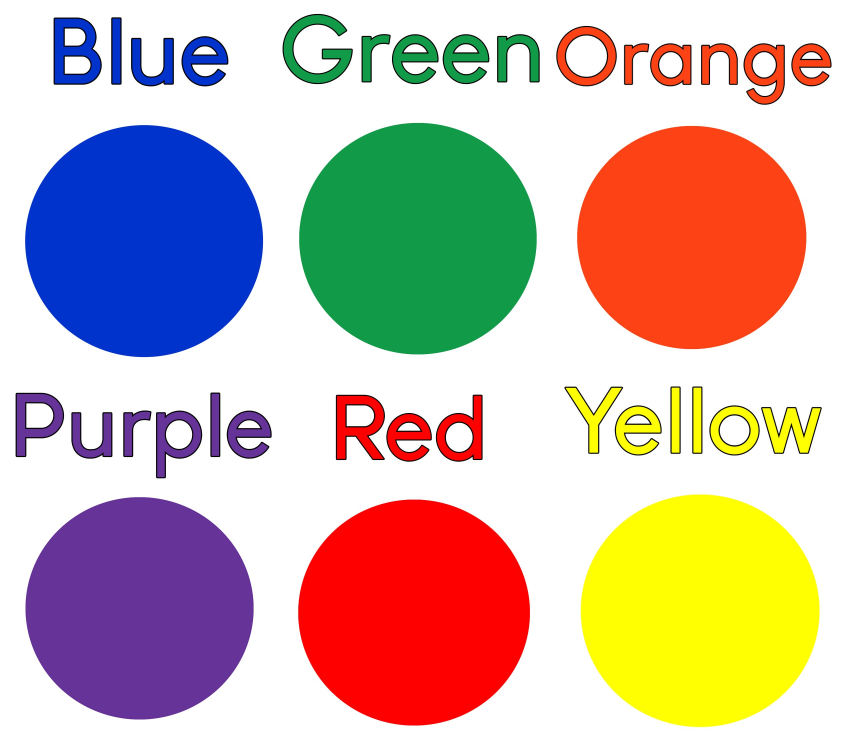
#> input picture color.jpg, 2550 x 2245 px (shown at 1/3 size)
$ jupyter execute ExtractColorFromImage.ipynb
#> lines starting #> are read from the running program, lines starting #| are printed output that depends on the picture; after the words box and inside, x2 and y2 are one past the last pixel; in counts of white or black regions, pixels touching at a corner belong together
[cell 1]
import cv2
from matplotlib import pyplot as plt
import numpy as np
#to determine lowaer and upper hsv for color
def hsv(color):
    if color == "green":
        green = np.uint8([[[0,255,0]]])
        hsv_green =cv2.cvtColor(green , cv2.COLOR_BGR2HSV)
        print("green =  " , hsv_green)
        return hsv_green
    elif color =="blue" :
        blue = np.uint8([[[255,0,0]]])
        hsv_blue =cv2.cvtColor(blue , cv2.COLOR_BGR2HSV)
        print("blue =  " ,hsv_blue)
        return blue
    elif color =="red" :
        red = np.uint8([[[255,0,0]]])
        hsv_red =cv2.cvtColor(red , cv2.COLOR_BGR2HSV)
        print("red =  " , hsv_red)
        return red

color_dict_HSV = {'black': [[180, 255, 30], [0, 0, 0]],
              'white': [[180, 18, 255], [0, 0, 231]],
              'red1': [[180, 255, 255], [159, 50, 70]],
              'red2': [[9, 255, 255], [0, 50, 70]],
              'green': [[89, 255, 255], [36, 50, 70]],
              'blue': [[128, 255, 255], [90, 50, 70]],
              'yellow': [[35, 255, 255], [25, 50, 70]],
              'purple': [[158, 255, 255], [129, 50, 70]],
              'orange': [[24, 255, 255], [10, 50, 70]],
              'gray': [[180, 18, 230], [0, 0, 40]]
                 }

img = cv2.imread("color.jpg" )
#> img is the input picture: shape (2245, 2550, 3); mean B, G, R 172.5, 182.8, 203.3
hsv('green')
hsv('blue')
hsv('red')

plt.imshow(img)
plt.show()

[cell 2]
#detect blue  in image
import cv2
from matplotlib import pyplot as plt
img = cv2.imread("color.jpg" )
#green = hsv("green")
hsv =cv2.cvtColor(img ,cv2.COLOR_BGR2HSV)
#> hsv: shape (2245, 2550, 3); mean H, S, V 30.6, 104.9, 232.6

#define range for blue color in img
lower_blue = np.array([110,50,50])
upper_blue =np.array([130,255,255])

# Threshold the HSV image to get only blue colors
mask = cv2.inRange(hsv, lower_blue, upper_blue)
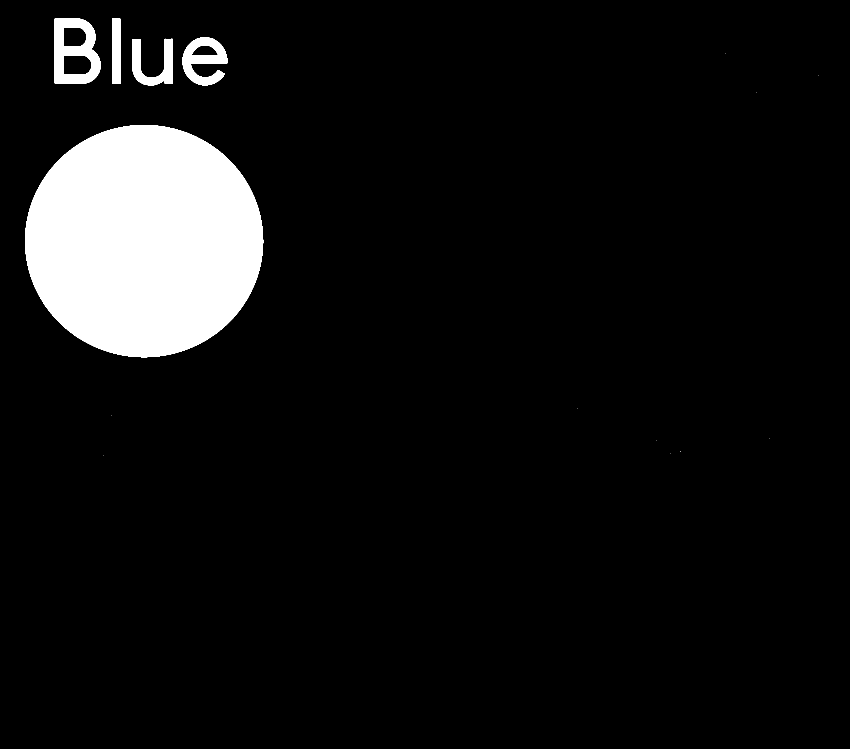
#> mask: shape (2245, 2550) (shown at 1/3 size); 7.5% white; 15 white regions (10 under 20 px), largest, box (x1, y1, x2, y2) and area: (75, 375, 790, 1072) 390879, (164, 56, 302, 251) 15648, (548, 112, 682, 256) 10318, (396, 116, 518, 256) 8171, (337, 55, 362, 251) 4893

# Bitwise-AND mask and original image
res = cv2.bitwise_and(img,img, mask= mask)
imge =cv2.cvtColor(img ,cv2.COLOR_BGR2RGB)

plt.imshow(imge)
plt.show()
maske =cv2.cvtColor(mask ,cv2.COLOR_BGR2RGB)

plt.imshow(maske)
plt.show()
result =cv2.cvtColor(res ,cv2.COLOR_BGR2RGB)
plt.imshow(result)
plt.show()

[cell 3]
#detect red color in image
import cv2
from matplotlib import pyplot as plt
img = cv2.imread("color.jpg" )
#green = hsv("green")
hsv =cv2.cvtColor(img ,cv2.COLOR_BGR2HSV)

#define range for blue color in img
lower_red = np.array([0,50,50]) #example value
upper_red = np.array([10,255,255]) #example value

# Threshold the HSV image to get only blue colors
mask = cv2.inRange(hsv, lower_red, upper_red)
#> mask: shape (2245, 2550); 14.2% white; 58 white regions (47 under 20 px), largest, box (x1, y1, x2, y2) and area: (894, 1498, 1590, 2177) 369037, (1731, 377, 2419, 1048) 362761, (1010, 1187, 1152, 1378) 13417

# Bitwise-AND mask and original image
res = cv2.bitwise_and(img,img, mask= mask)
imge =cv2.cvtColor(img ,cv2.COLOR_BGR2RGB)

plt.imshow(imge)
plt.show()
maske =cv2.cvtColor(mask ,cv2.COLOR_BGR2RGB)

plt.imshow(maske)
plt.show()
result =cv2.cvtColor(res ,cv2.COLOR_BGR2RGB)
plt.imshow(result)
plt.show()

[cell 4]
#detect green color in image
import cv2
from matplotlib import pyplot as plt
img = cv2.imread("color.jpg" )
#green = hsv("green")
hsv =cv2.cvtColor(img ,cv2.COLOR_BGR2HSV)

#define range for blue color in img
lower_green = np.array([36,25,25]) #example value
upper_green = np.array([86,255,255]) #example value

# Threshold the HSV image to get only blue colors
mask = cv2.inRange(hsv, lower_green, upper_green)
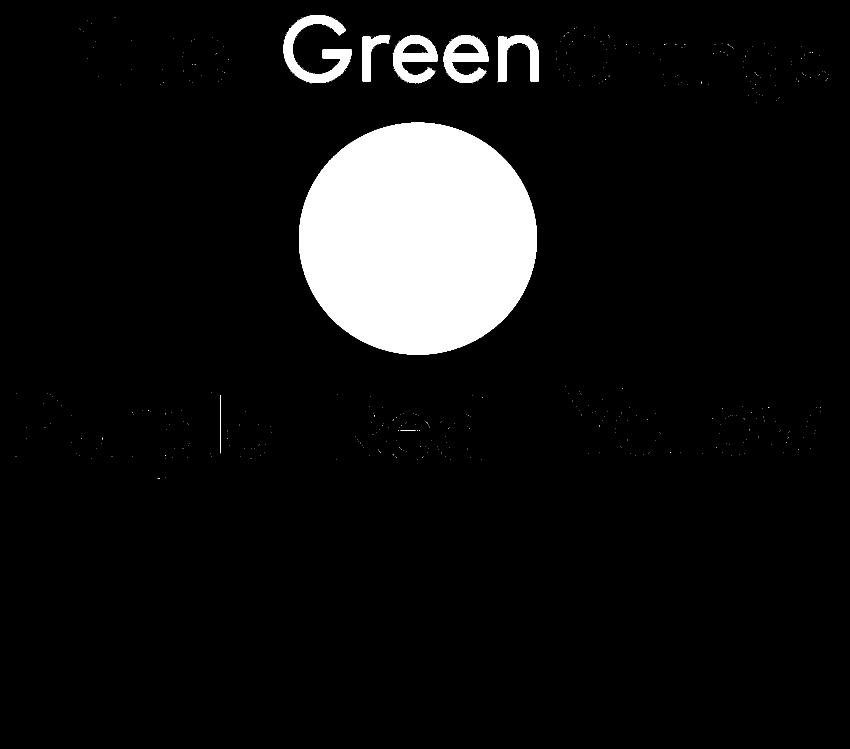
#> mask: shape (2245, 2550) (shown at 1/3 size); 7.7% white; 610 white regions (602 under 20 px), largest, box (x1, y1, x2, y2) and area: (897, 368, 1611, 1064) 390572, (851, 45, 1055, 249) 15113, (1179, 106, 1313, 250) 10163

# Bitwise-AND mask and original image
res = cv2.bitwise_and(img,img, mask= mask)
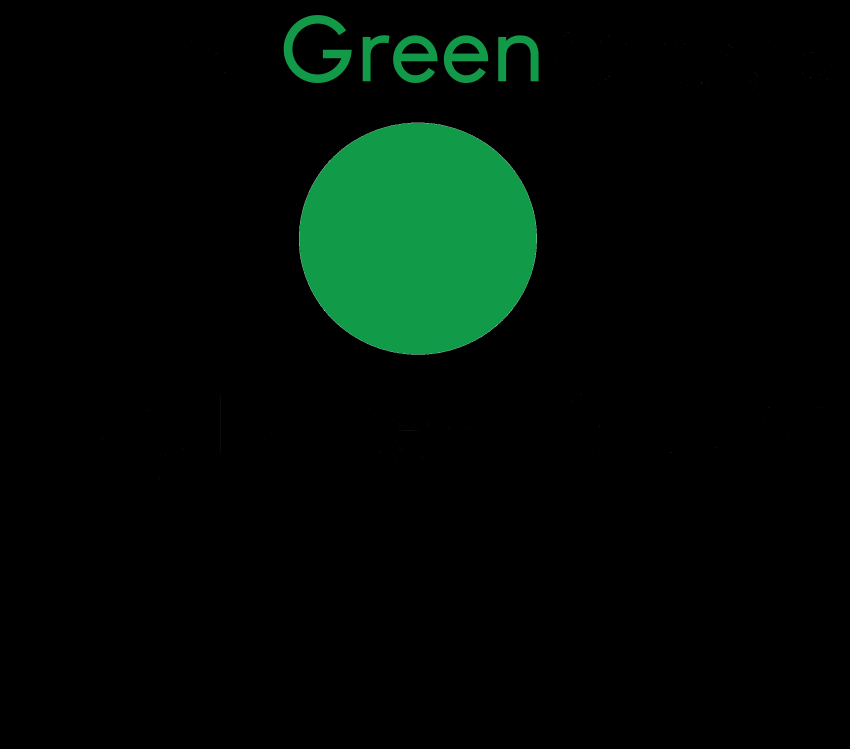
#> res: shape (2245, 2550, 3) (shown at 1/3 size); mean B, G, R 5.6, 11.8, 1.4
imge =cv2.cvtColor(img ,cv2.COLOR_BGR2RGB)

plt.imshow(imge)
plt.show()
maske =cv2.cvtColor(mask ,cv2.COLOR_BGR2RGB)

plt.imshow(maske)
plt.show()
result =cv2.cvtColor(res ,cv2.COLOR_BGR2RGB)
plt.imshow(result)
plt.show()

[cell 5]
#detect yellow color in image
import cv2
from matplotlib import pyplot as plt
img = cv2.imread("color.jpg" )
#green = hsv("green")
hsv =cv2.cvtColor(img ,cv2.COLOR_BGR2HSV)

#define range for blue color in img
yellow_lower = np.array([20, 100, 100])
yellow_upper = np.array([30, 255, 255])

# Threshold the HSV image to get only blue colors
mask = cv2.inRange(hsv, yellow_lower,yellow_upper)
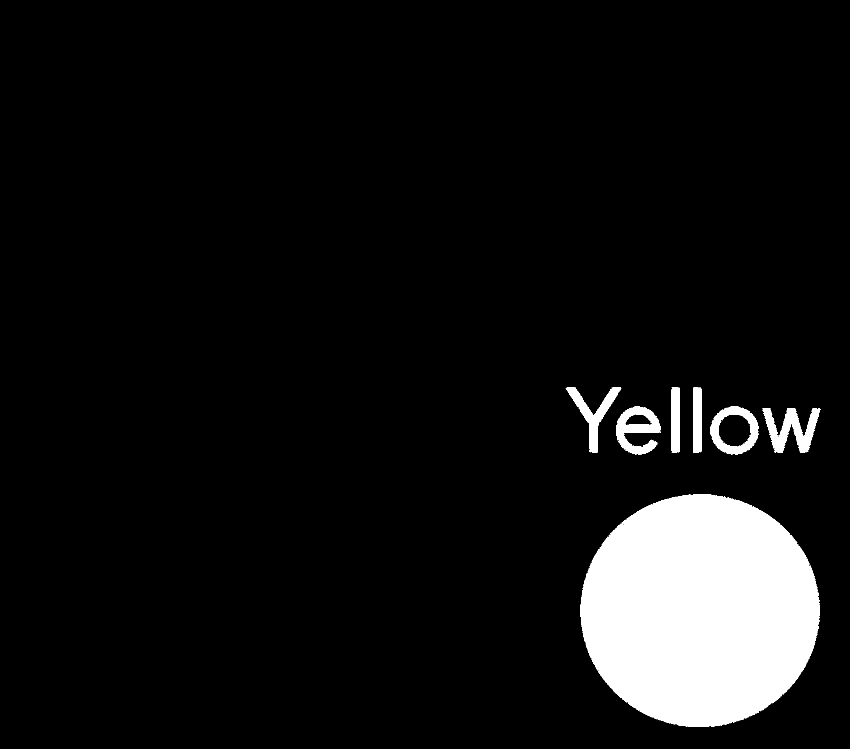
#> mask: shape (2245, 2550) (shown at 1/3 size); 7.6% white; 127 white regions (120 under 20 px), largest, box (x1, y1, x2, y2) and area: (1742, 1484, 2459, 2181) 391070, (2288, 1224, 2461, 1358) 10589, (1848, 1220, 1982, 1363) 9388

# Bitwise-AND mask and original image
res = cv2.bitwise_and(img,img, mask= mask)
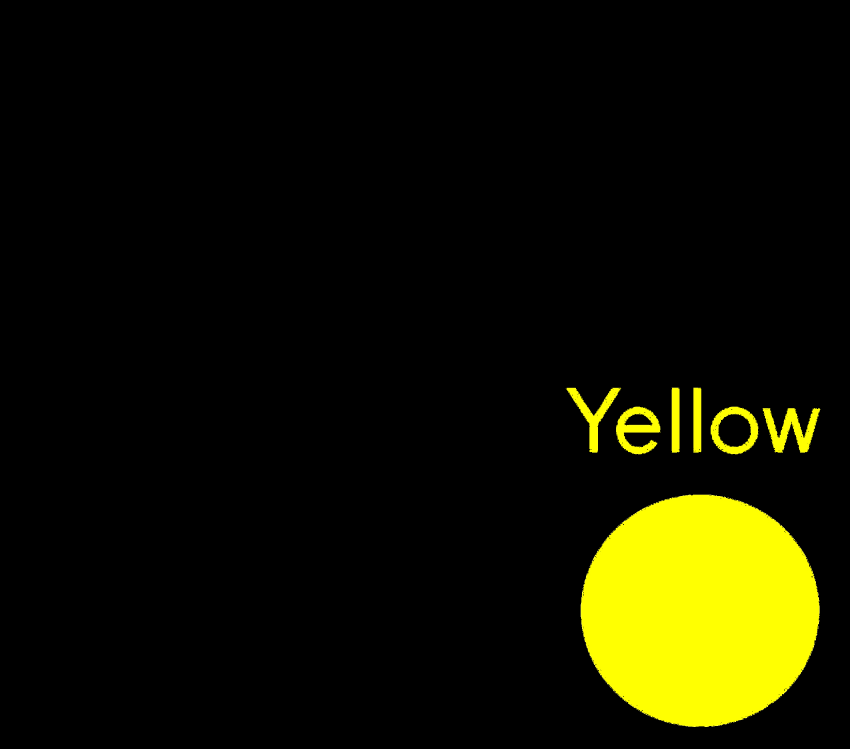
#> res: shape (2245, 2550, 3) (shown at 1/3 size); mean B, G, R 0.2, 19.4, 19.4
imge =cv2.cvtColor(img ,cv2.COLOR_BGR2RGB)

plt.imshow(imge)
plt.show()
maske =cv2.cvtColor(mask ,cv2.COLOR_BGR2RGB)

plt.imshow(maske)
plt.show()
result =cv2.cvtColor(res ,cv2.COLOR_BGR2RGB)
plt.imshow(result)
plt.show()

[cell 6]
#detect purple color in image
import cv2
from matplotlib import pyplot as plt
img = cv2.imread("color.jpg" )
#green = hsv("green")
hsv =cv2.cvtColor(img ,cv2.COLOR_BGR2HSV)

#define range for blue color in img
lower_purple = np.array([[129, 50, 70]])
upper_purple = np.array([158, 255, 255])

# Threshold the HSV image to get only blue colors
mask = cv2.inRange(hsv, lower_purple,upper_purple)
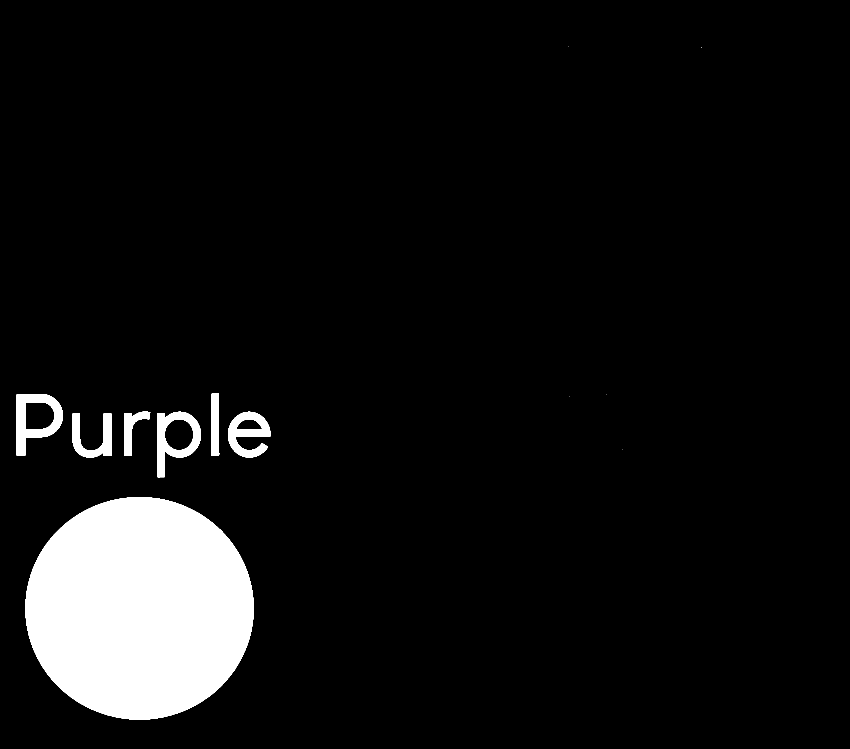
#> mask: shape (2245, 2550) (shown at 1/3 size); 7.1% white; 12 white regions (5 under 20 px), largest, box (x1, y1, x2, y2) and area: (76, 1491, 761, 2159) 359206, (50, 1182, 189, 1368) 11351, (472, 1235, 603, 1432) 10525

# Bitwise-AND mask and original image
res = cv2.bitwise_and(img,img, mask= mask)
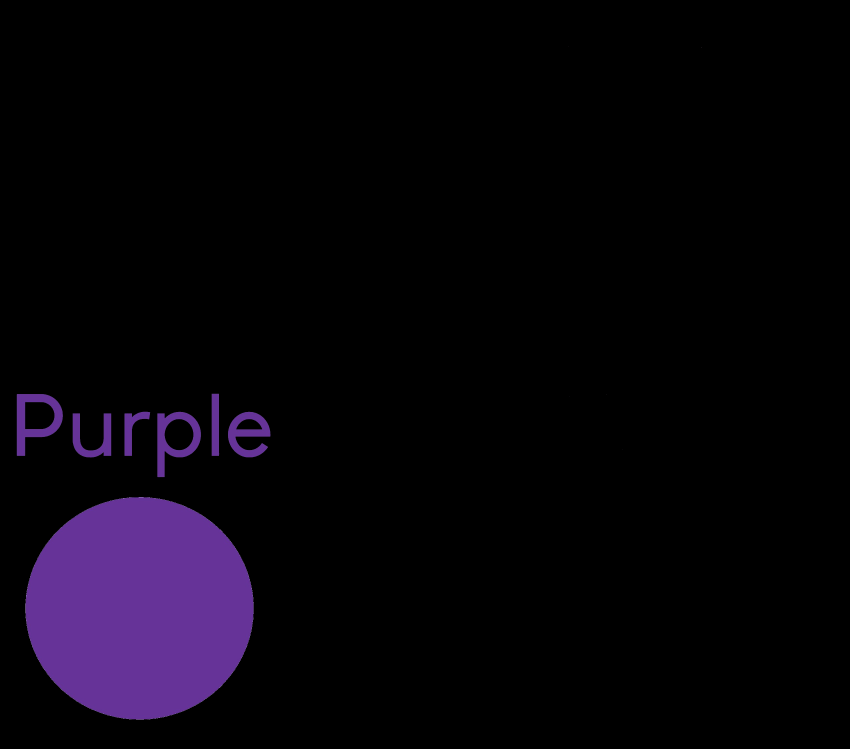
#> res: shape (2245, 2550, 3) (shown at 1/3 size); mean B, G, R 10.7, 3.6, 7.2
imge =cv2.cvtColor(img ,cv2.COLOR_BGR2RGB)

plt.imshow(imge)
plt.show()
maske =cv2.cvtColor(mask ,cv2.COLOR_BGR2RGB)

plt.imshow(maske)
plt.show()
result =cv2.cvtColor(res ,cv2.COLOR_BGR2RGB)
plt.imshow(result)
plt.show()
